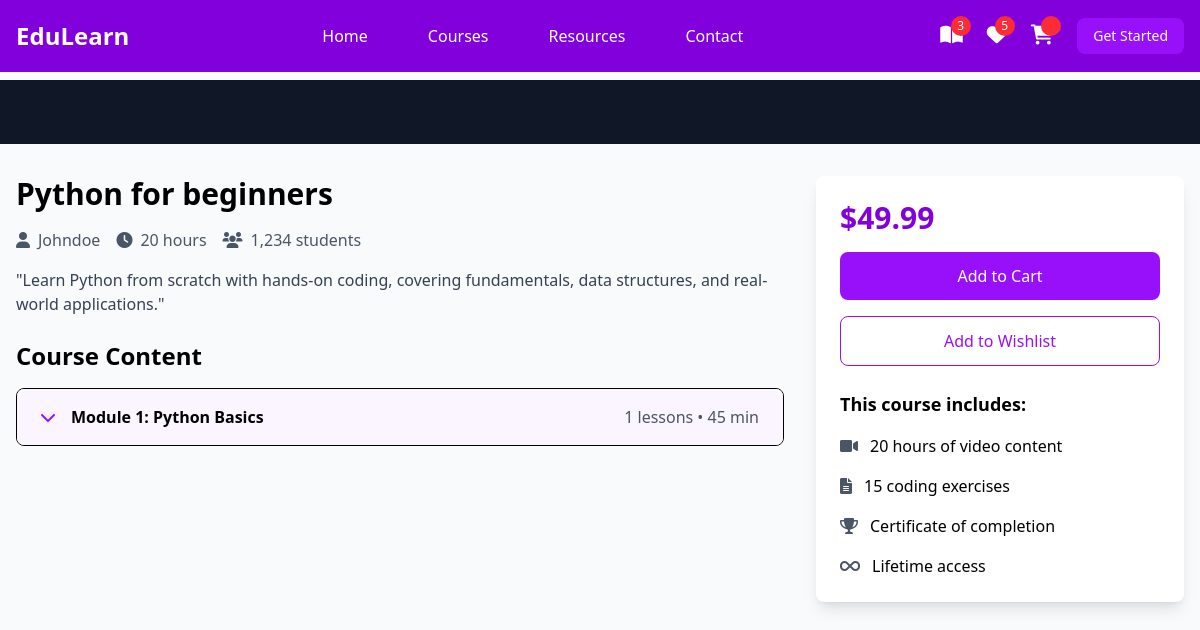
Page /student/coursedetail/1/ on the earlier database version.
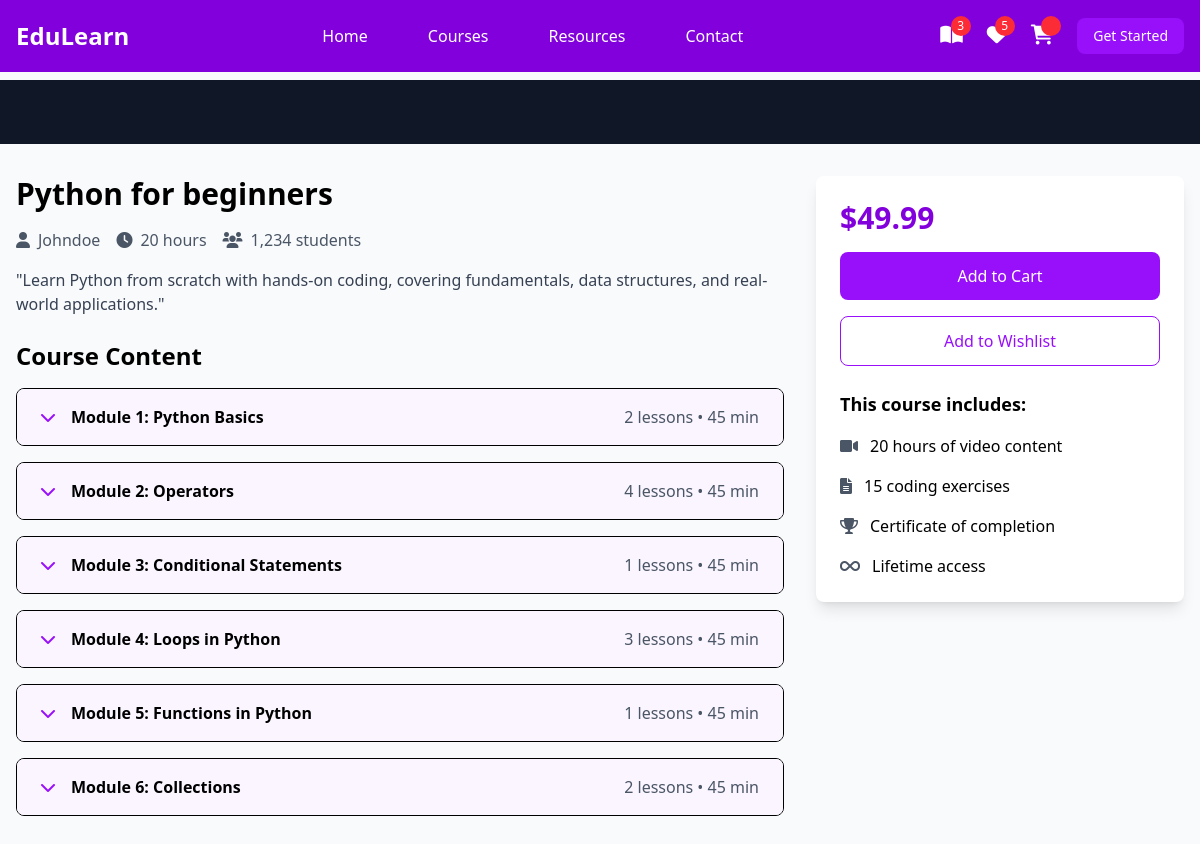
Same page on the later database version.
### instructor/models.py (models this page shows, shortened)
class Course(models.Model):
    title=models.CharField(max_length=200)
    description=models.TextField()
    price=models.DecimalField(decimal_places=2,max_digits=5)
    owner=models.ForeignKey(User,on_delete=models.SET_NULL,related_name="courses",null=True)
    is_free=models.BooleanField(default=False)
    picture=models.ImageField(upload_to="courseimages",null=True,blank=True,default="courseimages/default.png")
    thumbnail=EmbedVideoField()
    category_objects=models.ManyToManyField(Category)
    created_at=models.DateTimeField(auto_now_add=True)
    updated_at=models.DateTimeField(auto_now=True)

class User(AbstractUser):
    ROLE_OPTIONS={
        ("student","student"),
        ("instructor","instructor")
    }
    role=models.CharField(max_length=20,choices=ROLE_OPTIONS,default="student")

class Module(models.Model):
    title=models.CharField(max_length=200)
    course_object=models.ForeignKey(Course,on_delete=models.CASCADE,related_name="modules")
    order=models.PositiveIntegerField()
    class Meta:
        ordering=["order"]

### student/views.py (the view)
# urls.py: path("coursedetail/<int:pk>/",views.CourseDetailView.as_view(),name='course-detail'),
class CourseDetailView(View):
    def get(self,request,*args,**kwargs):
        id=kwargs.get("pk")
        course_instance=Course.objects.get(id=id)
        return render(request,"course_detail.html",{"course":course_instance})

### student/templates/course_detail.html (shortened to what this page needs)
{%extends 'base.html'%}
{%load embed_video_tags%}
{%block main_block%}
    <div class="pt-20">
        <div class="bg-gray-900 w-full">
            <div class="max-w-screen-xl mx-auto px-4 py-8">
            </div>
        </div>
        <div class="max-w-screen-xl mx-auto px-4 py-8 grid grid-cols-1 lg:grid-cols-3 gap-8">
            <div class="lg:col-span-2">
                <h1 class="text-3xl font-bold mb-4">{{course.title}}</h1>
                <div class="flex items-center mb-4 text-gray-600">
                    <span class="mr-4"><i class="fas fa-user mr-2"></i>{{course.owner}}</span>
                    <span class="mr-4"><i class="fas fa-clock mr-2"></i>20 hours</span>
                    <span><i class="fas fa-users mr-2"></i>1,234 students</span>
                </div>
                <p class="text-gray-700 mb-6">{{course.description}}</p>
                <div class="space-y-4">
                    <h2 class="text-2xl font-bold mb-4">Course Content</h2>
                    {%for module in course.modules.all%}
                    <div class="border rounded-lg overflow-hidden">
                        <button class="w-full px-6 py-4 bg-purple-50 hover:bg-purple-100 flex items-center justify-between" onclick="toggleModule('module{{forloop.counter}}')">
                            <div class="flex items-center">
                                <i class="fas fa-chevron-down mr-4 text-purple-600"></i>
                                <span class="font-semibold">Module {{forloop.counter}}: {{module.title}}</span>
                            </div>
                            <span class="text-gray-600">{{module.lessons.all.count}} lessons • 45 min</span>
                        </button>
                    </div>
                    {%endfor%}
                </div>
            </div>
            <div class="lg:col-span-1">
                <div class="bg-white p-6 rounded-lg shadow-lg sticky top-24">
                    <div class="text-3xl font-bold mb-4 text-purple-700">$49.99</div>
                    <a href="{%url 'add-to-cart' course.id%}">
                        <button class="w-full bg-purple-600 text-white py-3 rounded-lg mb-4 hover:bg-purple-700 transition duration-300">
                            Add to Cart
                        </button>
                    </a>
                    <button class="w-full border border-purple-600 text-purple-600 py-3 rounded-lg mb-6 hover:bg-purple-50 transition duration-300">
                        Add to Wishlist
                    </button>
                    <div class="space-y-4">
                        <h3 class="font-bold text-lg">This course includes:</h3>
                        <div class="flex items-center">
                            <i class="fas fa-video mr-3 text-gray-600"></i>
                            <span>20 hours of video content</span>
                        </div>
                        <div class="flex items-center">
                            <i class="fas fa-file-alt mr-3 text-gray-600"></i>
                            <span>15 coding exercises</span>
                        </div>
                        <div class="flex items-center">
                            <i class="fas fa-trophy mr-3 text-gray-600"></i>
                            <span>Certificate of completion</span>
                        </div>
                        <div class="flex items-center">
                            <i class="fas fa-infinity mr-3 text-gray-600"></i>
                            <span>Lifetime access</span>
                        </div>
                    </div>
                </div>
            </div>
        </div>
    </div>
{%endblock%}

### student/templates/base.html (shortened to what this page needs)
<!DOCTYPE html>
<html lang="en">
<head>
    <script src="https://unpkg.com/@tailwindcss/browser@4"></script>
    <link href="https://cdnjs.cloudflare.com/ajax/libs/font-awesome/6.0.0/css/all.min.css" rel="stylesheet">
</head>
<body class="bg-gray-50">
    <nav class="bg-purple-700 fixed w-full z-20 top-0 left-0">
        <div class="max-w-screen-xl flex flex-wrap items-center justify-between mx-auto p-4">
            <a href="#" class="flex items-center">
                <span class="self-center text-2xl font-semibold text-white">EduLearn</span>
            </a>
            <div class="items-center justify-between hidden w-full md:flex md:w-auto md:order-1">
                <ul class="flex flex-col p-4 md:p-0 mt-4 font-medium md:flex-row md:space-x-8 md:mt-0">
                    <li><a href="#" class="block py-2 pl-3 pr-4 text-white hover:text-purple-200">Home</a></li>
                    <li><a href="{%url 'mycourses'%}" class="block py-2 pl-3 pr-4 text-white hover:text-purple-200">Courses</a></li>
                    <li><a href="#" class="block py-2 pl-3 pr-4 text-white hover:text-purple-200">Resources</a></li>
                    <li><a href="#" class="block py-2 pl-3 pr-4 text-white hover:text-purple-200">Contact</a></li>
                </ul>
            </div>
            <div class="flex items-center space-x-6 md:order-2">
                <div class="relative group">
                    <a href="#" class="text-white hover:text-purple-200">
                        <i class="fas fa-book-open text-xl"></i>
                        <span class="absolute -top-2 -right-2 bg-red-500 text-white text-xs rounded-full h-5 w-5 flex items-center justify-center">3</span>
                    </a>
                </div>
                <div class="relative group">
                    <a href="#" class="text-white hover:text-purple-200">
                        <i class="fas fa-heart text-xl"></i>
                        <span class="absolute -top-2 -right-2 bg-red-500 text-white text-xs rounded-full h-5 w-5 flex items-center justify-center">5</span>
                    </a>
                </div>
                <div class="relative group">
                    <a href="{%url 'cart-summary'%}" class="text-white hover:text-purple-200">
                        <i class="fas fa-shopping-cart text-xl"></i>
                        <span class="absolute -top-2 -right-2 bg-red-500 text-white text-xs rounded-full h-5 w-5 flex items-center justify-center">{{request.user.basket.all.count}}</span>
                    </a>
                </div>
                <button class="text-white bg-purple-600 hover:bg-purple-800 focus:ring-4 focus:outline-none focus:ring-purple-300 font-medium rounded-lg text-sm px-4 py-2 text-center">Get Started</button>
            </div>
        </div>
    </nav>
   {%block main_block%}
   {%endblock%}
</body>
</html>

Differences in the rows shown:
computed for Module "Python Basics": lessons.all.count "1" → "2"
added Module: title "Operators", lessons.all.count "4"
added Module: title "Conditional Statements", lessons.all.count "1"
added Module: title "Loops in Python", lessons.all.count "3"
added Module: title "Functions in Python", lessons.all.count "1"
added Module: title "Collections", lessons.all.count "2"
